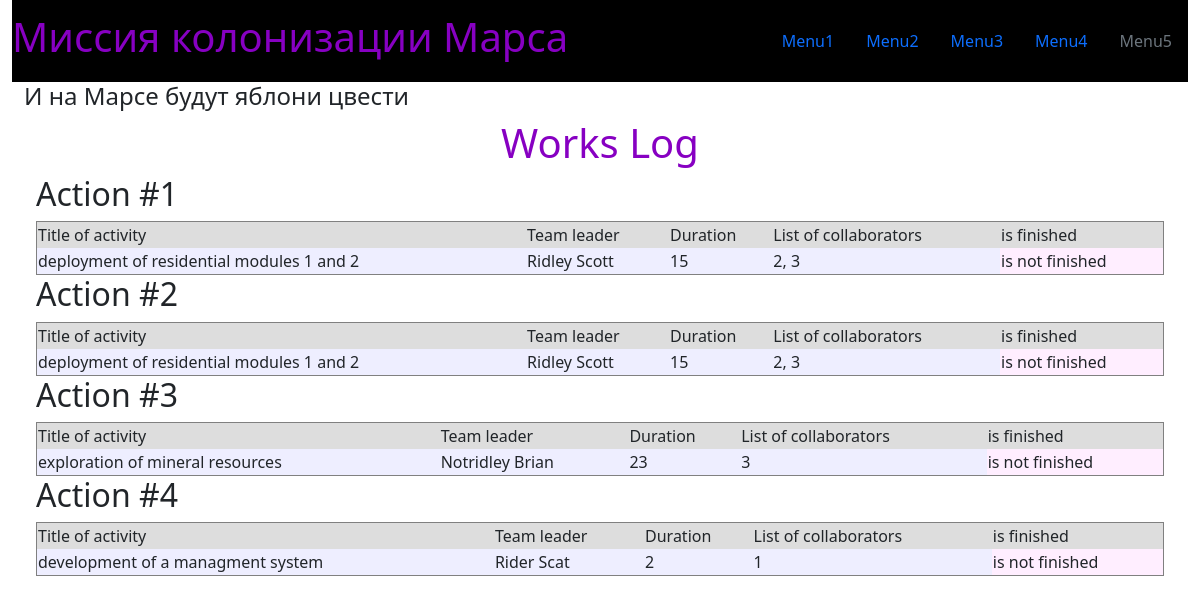
The page / on the database its author committed.
### data/jobs.py (models this page shows, shortened)
class Jobs(SqlAlchemyBase):
    __tablename__ = 'jobs'
    id = sqlalchemy.Column(sqlalchemy.Integer, primary_key=True, autoincrement=True)
    team_leader = sqlalchemy.Column(sqlalchemy.Integer, sqlalchemy.ForeignKey("users.id"))
    job = sqlalchemy.Column(sqlalchemy.String, nullable=True)
    work_size = sqlalchemy.Column(sqlalchemy.Integer, nullable=True)
    collaborators = sqlalchemy.Column(sqlalchemy.String, nullable=True)
    start_date = sqlalchemy.Column(sqlalchemy.DateTime, nullable=True)
    end_date = sqlalchemy.Column(sqlalchemy.DateTime, nullable=True)
    is_finished = sqlalchemy.Column(sqlalchemy.Boolean, default=True)

### app1.py (the view)
@app.route('/')
def table():
    db_session.global_init("db/mars_explorer.db")
    with db_session.create_session() as db_sess:
        users = db_sess.query(User).all()
        colonisters = dict()
        for user in users:
            colonisters[user.id] = f"{user.name} {user.surname}"
        jobs = db_sess.query(Jobs).all()
    return render_template('works_log.html', jobs=jobs, users=colonisters)

### data/db_session.py (called while the page is built, shortened)
def global_init(db_file):
    global __factory
    if __factory:
        return

def create_session() -> Session:
    global __factory
    return __factory()

### templates/works_log.html
{% extends 'base.html' %}
{% block main %}
<h1 align="center" xmlns:border="http://www.w3.org/1999/xhtml">Works Log</h1>
{% for item in jobs %}
<div class="container-fluid">
    <h2>Action #{{ item.id }}</h2>
    <table width = "100%" border="1" >
	<tr style="background-color:#dddddd">
		<td>Title of activity</td>
        <td>Team leader</td>
        <td>Duration</td>
        <td>List of collaborators</td>
        <td>is finished</td>
	</tr>
        <tr style="background-color:#eeeeff">
		<td>{{ item.job }}</td>
        <td>{{ users[item.team_leader] }}</td>
        <td>{{ item.work_size }}</td>
        <td>{{ item.collaborators }}</td>
            {% if item.is_finished == 0 %}
                <td style="background-color:#ffeeff">is not finished</td>
            {% else %}
                <td>is finished</td>
            {% endif %}
	</tr>
</table>
</div>
{% endfor %}
{% endblock %}

### templates/base.html (shortened to what this page needs)
<!DOCTYPE html>
<html lang="en">
<head>
    <link href="https://cdn.jsdelivr.net/npm/bootstrap@5.1.3/dist/css/bootstrap.min.css" rel="stylesheet"
>
    <link rel="stylesheet" type="text/css" href="/static/css/style.css">
    <div class="container-fluid">
    <div class="navbar bg-black">
        <div class="navbar-brand"><h1>  Миссия колонизации Марса</h1></div>
        <ul class="nav">
            <il class="nav-items"><a class="nav-link" href="#">Menu1</a></il>
            <il class="nav-items"><a class="nav-link" href="#">Menu2</a></il>
            <il class="nav-items"><a class="nav-link" href="#">Menu3</a></il>
            <il class="nav-items"><a class="nav-link" href="#">Menu4</a></il>
            <il class="nav-items"><a class="nav-link disabled" href="#">Menu5</a></il>
        </ul>
</div>
</head>
<body>
<div class="container-fluid"><h4>И на Марсе будут яблони цвести</h4></div>
<div class="container-fluid">
    <div>{% block main %} {% endblock %}</div>
</div>
</body>
</html>

### static/css/style.css (style rules this page uses)
h1 { color: #8700c2 }

### rows shown on the page
Jobs: id "1", job "deployment of residential modules 1 and 2", team_leader "Ridley Scott", work_size "15", collaborators "2, 3", is_finished "is not finished"
Jobs: id "2", job "deployment of residential modules 1 and 2", team_leader "Ridley Scott", work_size "15", collaborators "2, 3", is_finished "is not finished"
Jobs: id "3", job "exploration of mineral resources", team_leader "Notridley Brian", work_size "23", collaborators "3", is_finished "is not finished"
Jobs: id "4", job "development of a managment system", team_leader "Rider Scat", work_size "2", collaborators "1", is_finished "is not finished"
